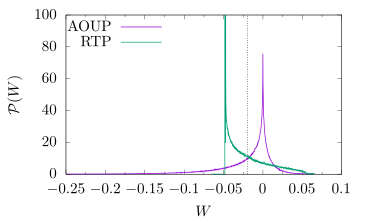

gnuplot code for this plot:
set term epslatex standalone color size 3.7,2.24
set out "fig_work_distr08.tex"


ymax = 100
set arrow nohead dt '.' from -0.02006808157,0 to -0.02006808157,ymax
set arrow nohead dt '.' from -0.02005479986136146,0 to -0.02005479986136146,ymax

#WMOMEN  AOUP  1000000  -20068.08157152769  1927.214018753342  -251.6631849121273  48.11287742748549  -11.81904433183962  
#WMOMCENTRAL  AOUP  1  0
#WMOMCENTRAL  AOUP  2  0.001524486120791852
#WMOMCENTRAL  AOUP  3  -0.0001518006731245681
#WMOMCENTRAL  AOUP  4  3.208157595879462E-05
#WMOMCENTRAL  AOUP  5  -7.862158811030414E-06

#WMOMEN  RTP  1000000  -20054.79986136146  1120.753374407114  -32.72739597626321  1.969129568901121  -0.05858811626075406  
#WMOMCENTRAL  RTP  1  0
#WMOMCENTRAL  RTP  2  0.0007185583769278499
#WMOMCENTRAL  RTP  3  1.857017751740248E-05
#WMOMCENTRAL  RTP  4  1.563050019326417E-06
#WMOMCENTRAL  RTP  5  8.465940492504699E-08

#set zeroaxis

set xlabel "$W$"
set ylabel "$\\mathcal{P}(W)$"

set k top left
set xtics 0.05
set mxtics 2

plot [-0.25:0.1][0:ymax]\
        "<grep WDISTR 'test11.dat'" u 4:($6/$5) w l lw 2 t 'AOUP', \
        "<grep WDISTR 'test08.dat'" u 4:($6/$5) w l lw 2 t 'RTP'#, \
	'test03_04_MOMS.dat' u 3:2:4 w xerrorbar t ''
